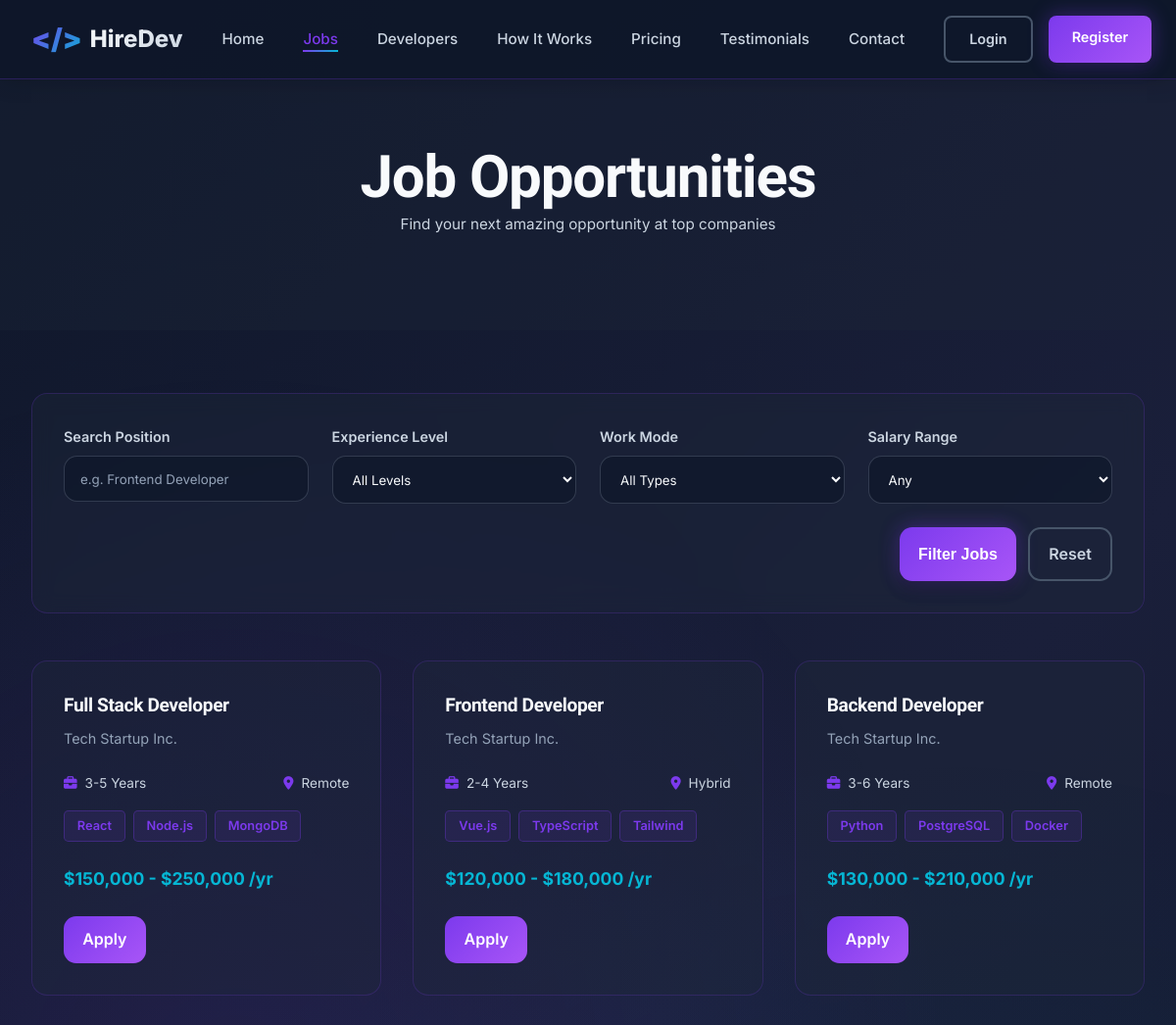
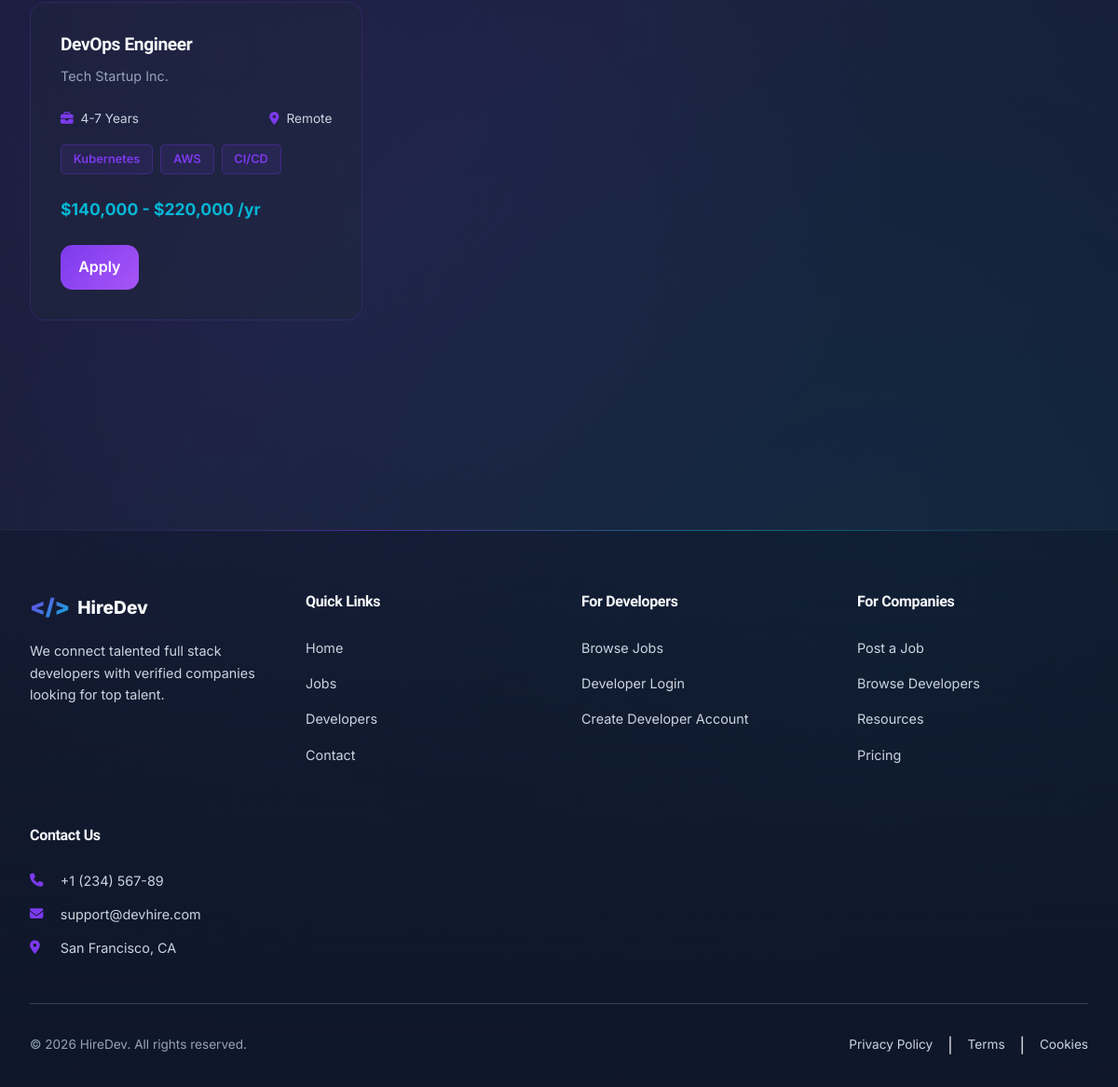
The page /DevHire/pages/jobs.php on the database its author committed (2 pictures, top to bottom).
### tables this page shows
CREATE TABLE jobs (
    id INT PRIMARY KEY AUTO_INCREMENT,
    title VARCHAR(255) NOT NULL,
    company_id INT NOT NULL,
    description LONGTEXT NOT NULL,
    requirements LONGTEXT NOT NULL,
    salary_min INT DEFAULT NULL,
    salary_max INT DEFAULT NULL,
    experience_level VARCHAR(50) DEFAULT NULL,
    job_type ENUM('full-time', 'part-time', 'contract', 'freelance') NOT NULL DEFAULT 'full-time',
    work_mode ENUM('remote', 'hybrid', 'on-site') NOT NULL DEFAULT 'remote',
    location VARCHAR(255) DEFAULT NULL,
    tech_stack LONGTEXT DEFAULT NULL,
    applications_count INT NOT NULL DEFAULT 0,
    status ENUM('active', 'inactive', 'closed') NOT NULL DEFAULT 'active',
    featured BOOLEAN NOT NULL DEFAULT FALSE,
    created_at TIMESTAMP NOT NULL DEFAULT CURRENT_TIMESTAMP,
    updated_at TIMESTAMP NOT NULL DEFAULT CURRENT_TIMESTAMP ON UPDATE CURRENT_TIMESTAMP,
    CONSTRAINT fk_jobs_company FOREIGN KEY (company_id) REFERENCES users(id) ON DELETE CASCADE,
    INDEX idx_status (status),
    INDEX idx_company (company_id),
    INDEX idx_featured (featured),
    FULLTEXT INDEX ft_title_description (title, description)
);

### DevHire/includes/helpers.php (called while the page is built, shortened)
<?php
function appUrl(string $path = ''): string
{
    $normalizedPath = ltrim($path, '/');
    $baseUrl = APP_BASE_URL !== '' ? rtrim(APP_BASE_URL, '/') : '';
    return ($baseUrl !== '' ? $baseUrl : '') . '/' . $normalizedPath;
}
?>

### DevHire/pages/jobs.php (the view, shortened to what this page needs)
<?php
require_once '../config/db.php';
$searchTerm = trim((string) ($_GET['q'] ?? $_GET['title'] ?? ''));
$page = max(1, (int) ($_GET['page'] ?? 1));
$limit = 12;
$offset = ($page - 1) * $limit;
$whereParts = ['j.status = ?'];
$params = ['active'];
$types = 's';
$whereSql = 'WHERE ' . implode(' AND ', $whereParts);
$dataSql = 'SELECT j.id, j.title, j.description, j.requirements, j.salary_min, j.salary_max, j.experience_level, j.job_type, j.work_mode, j.location, j.tech_stack, j.featured, j.created_at, COALESCE(u.company_name, u.fullName, \'Company\') AS company_name, COALESCE(u.profile_image, \'\') AS company_photo FROM jobs j LEFT JOIN users u ON u.id = j.company_id ' . $whereSql . ' ORDER BY j.featured DESC, j.created_at DESC LIMIT ? OFFSET ?';
$dataStmt = $conn->prepare($dataSql);
$dataParams = $params;
$dataTypes = $types . 'ii';
$dataParams[] = $limit;
$dataParams[] = $offset;
if (!empty($dataParams)) {
    $dataStmt->bind_param($dataTypes, ...$dataParams);
}
$dataStmt->execute();
$jobs = $dataStmt->get_result()->fetch_all(MYSQLI_ASSOC);
include '../includes/header.php';
include '../includes/navbar.php';
?>
    <section class="jobs-hero">
        <div class="jobs-hero-inner">
            <h1>Job Opportunities</h1>
            <p class="quick-apply-subtitle">Find your next amazing opportunity at top companies</p>
        </div>
    </section>
    <section class="featured-jobs">
        <form method="GET" action="<?= appUrl('pages/jobs.php') ?>" class="jobs-filter-panel">
            <div class="jobs-filter-grid">
                <div class="form-group">
                    <label for="jobSearch">Search Position</label>
                    <input type="text" name="q" id="jobSearch" placeholder="e.g. Frontend Developer" value="<?= htmlspecialchars($searchTerm, ENT_QUOTES, 'UTF-8') ?>">
                </div>
                <div class="form-group">
                    <label for="experienceLevel">Experience Level</label>
                    <select id="experienceLevel" name="experience_level">
                        <option value="">All Levels</option>
                    </select>
                </div>
                <div class="form-group">
                    <label for="workMode">Work Mode</label>
                    <select id="workMode" name="work_mode">
                        <option value="">All Types</option>
                    </select>
                </div>
                <div class="form-group">
                    <label for="salaryRange">Salary Range</label>
                    <select id="salaryRange" name="salary_range">
                        <option value="">Any</option>
                    </select>
                </div>
            </div>
            <div class="jobs-filter-actions">
                <button type="submit" class="btn-primary jobs-filter-button">Filter Jobs</button>
                <a href="<?= appUrl('pages/jobs.php') ?>" class="btn-secondary jobs-filter-button jobs-filter-reset">Reset</a>
            </div>
        </form>
        <div class="jobs-grid">
            <?php if (!empty($jobs)): ?>
                <?php foreach ($jobs as $job): ?>
                    <div class="job-card">
                        <div class="job-header">
                            <h3 class="job-title"><?= htmlspecialchars($job['title'] ?? 'Untitled role', ENT_QUOTES, 'UTF-8') ?></h3>
                            <p class="job-company"><?= htmlspecialchars($job['company_name'] ?? 'Company', ENT_QUOTES, 'UTF-8') ?></p>
                        </div>
                        <div class="job-details">
                            <div class="job-meta">
                                <span class="meta-item">
                                    <i class="fas fa-briefcase"></i> <?= htmlspecialchars($job['experience_level'] ?? 'Not specified', ENT_QUOTES, 'UTF-8') ?>
                                </span>
                                <span class="meta-item">
                                    <i class="fas fa-map-marker-alt"></i> <?= htmlspecialchars(ucfirst((string) ($job['work_mode'] ?? 'remote')), ENT_QUOTES, 'UTF-8') ?>
                                </span>
                            </div>
                            <div class="job-tags">
                                <?php foreach (array_slice(array_filter(array_map('trim', explode(',', (string) ($job['tech_stack'] ?? '')))), 0, 3) as $tech): ?>
                                    <span class="tag"><?= htmlspecialchars($tech, ENT_QUOTES, 'UTF-8') ?></span>
                                <?php endforeach; ?>
                            </div>
                            <div class="job-salary">
                                <?= !empty($job['salary_min']) || !empty($job['salary_max']) ? '$' . number_format((int) ($job['salary_min'] ?? 0)) . ' - $' . number_format((int) ($job['salary_max'] ?? $job['salary_min'] ?? 0)) . ' /yr' : 'Salary hidden' ?>
                            </div>
                        </div>
                        <div class="job-footer">
                            <a href="<?= appUrl('pages/apply.php?job_id=' . (int) $job['id']) ?>" class="btn-apply-job">Apply</a>
                        </div>
                    </div>
                <?php endforeach; ?>
            <?php else: ?>
                <div class="empty-state">No active jobs match your filters right now.</div>
            <?php endif; ?>
        </div>
    </section>
    <div class="jobs-pagination-wrap">
    </div>
<?php include '../includes/footer.php'; ?>

### rows shown on the page
jobs: title "Full Stack Developer", company_name "Tech Startup Inc.", experience_level "3-5 Years", work_mode "Remote", tech_stack "React", tech_stack "Node.js", tech_stack "MongoDB", salary_min "150,000", salary_max "250,000"
jobs: title "Frontend Developer", company_name "Tech Startup Inc.", experience_level "2-4 Years", work_mode "Hybrid", tech_stack "Vue.js", tech_stack "TypeScript", tech_stack "Tailwind", salary_min "120,000", salary_max "180,000"
jobs: title "Backend Developer", company_name "Tech Startup Inc.", experience_level "3-6 Years", work_mode "Remote", tech_stack "Python", tech_stack "PostgreSQL", tech_stack "Docker", salary_min "130,000", salary_max "210,000"
jobs: title "DevOps Engineer", company_name "Tech Startup Inc.", experience_level "4-7 Years", work_mode "Remote", tech_stack "Kubernetes", tech_stack "AWS", tech_stack "CI/CD", salary_min "140,000", salary_max "220,000"

### other values the page prints
SITE_COMPANY_NAME "HireDev"
substr(CONTACT_PHONE, 0, 15) "+1 (234) 567-89"
CONTACT_SUPPORT_EMAIL "support@devhire.com"
